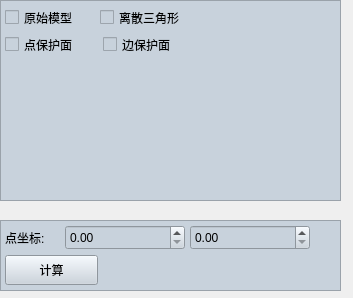
<?xml version="1.0" encoding="UTF-8"?>
<ui version="4.0">
 <class>WidgetTool</class>
 <widget class="QWidget" name="WidgetTool">
  <property name="geometry">
   <rect>
    <x>0</x>
    <y>0</y>
    <width>353</width>
    <height>298</height>
   </rect>
  </property>
  <property name="windowTitle">
   <string>Form</string>
  </property>
  <widget class="QFrame" name="frame">
   <property name="geometry">
    <rect>
     <x>0</x>
     <y>0</y>
     <width>341</width>
     <height>201</height>
    </rect>
   </property>
   <property name="styleSheet">
    <string notr="true">background-color: rgb(200, 210, 220);</string>
   </property>
   <property name="frameShape">
    <enum>QFrame::StyledPanel</enum>
   </property>
   <property name="frameShadow">
    <enum>QFrame::Raised</enum>
   </property>
   <widget class="QCheckBox" name="cheOriModel">
    <property name="geometry">
     <rect>
      <x>5</x>
      <y>5</y>
      <width>87</width>
      <height>25</height>
     </rect>
    </property>
    <property name="text">
     <string>原始模型</string>
    </property>
   </widget>
   <widget class="QCheckBox" name="cheDiscTria">
    <property name="geometry">
     <rect>
      <x>100</x>
      <y>5</y>
      <width>102</width>
      <height>25</height>
     </rect>
    </property>
    <property name="text">
     <string>离散三角形</string>
    </property>
   </widget>
   <widget class="QCheckBox" name="chePtProtect">
    <property name="geometry">
     <rect>
      <x>5</x>
      <y>35</y>
      <width>87</width>
      <height>19</height>
     </rect>
    </property>
    <property name="text">
     <string>点保护面</string>
    </property>
   </widget>
   <widget class="QCheckBox" name="cheEdgProtect">
    <property name="geometry">
     <rect>
      <x>103</x>
      <y>35</y>
      <width>102</width>
      <height>19</height>
     </rect>
    </property>
    <property name="text">
     <string>边保护面</string>
    </property>
   </widget>
  </widget>
  <widget class="QFrame" name="frame_2">
   <property name="geometry">
    <rect>
     <x>0</x>
     <y>220</y>
     <width>341</width>
     <height>71</height>
    </rect>
   </property>
   <property name="styleSheet">
    <string notr="true">background-color: rgb(200, 210, 220);</string>
   </property>
   <property name="frameShape">
    <enum>QFrame::StyledPanel</enum>
   </property>
   <property name="frameShadow">
    <enum>QFrame::Raised</enum>
   </property>
   <widget class="QLabel" name="label">
    <property name="geometry">
     <rect>
      <x>5</x>
      <y>5</y>
      <width>55</width>
      <height>25</height>
     </rect>
    </property>
    <property name="text">
     <string>点坐标:</string>
    </property>
   </widget>
   <widget class="QDoubleSpinBox" name="douPtXCoord">
    <property name="geometry">
     <rect>
      <x>65</x>
      <y>5</y>
      <width>120</width>
      <height>25</height>
     </rect>
    </property>
   </widget>
   <widget class="QDoubleSpinBox" name="douPtYCoord">
    <property name="geometry">
     <rect>
      <x>190</x>
      <y>5</y>
      <width>120</width>
      <height>25</height>
     </rect>
    </property>
   </widget>
   <widget class="QPushButton" name="btCalInt">
    <property name="geometry">
     <rect>
      <x>5</x>
      <y>35</y>
      <width>93</width>
      <height>30</height>
     </rect>
    </property>
    <property name="text">
     <string>计算</string>
    </property>
   </widget>
  </widget>
 </widget>
 <resources/>
 <connections/>
</ui>
